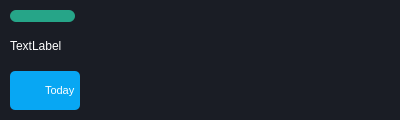
<?xml version="1.0" encoding="UTF-8"?>
<ui version="4.0">
 <class>TaskFrame</class>
 <widget class="QFrame" name="TaskFrame">
  <property name="geometry">
   <rect>
    <x>0</x>
    <y>0</y>
    <width>400</width>
    <height>120</height>
   </rect>
  </property>
  <property name="minimumSize">
   <size>
    <width>0</width>
    <height>120</height>
   </size>
  </property>
  <property name="maximumSize">
   <size>
    <width>16777215</width>
    <height>120</height>
   </size>
  </property>
  <property name="windowTitle">
   <string>Frame</string>
  </property>
  <property name="styleSheet">
   <string notr="true">background-color: #1a1d25;
border-radius: 10px;
color: #ffffff;</string>
  </property>
  <layout class="QVBoxLayout" name="verticalLayout">
   <property name="spacing">
    <number>5</number>
   </property>
   <property name="leftMargin">
    <number>10</number>
   </property>
   <property name="topMargin">
    <number>10</number>
   </property>
   <property name="rightMargin">
    <number>10</number>
   </property>
   <property name="bottomMargin">
    <number>10</number>
   </property>
   <item alignment="Qt::AlignLeft">
    <widget class="QFrame" name="line">
     <property name="minimumSize">
      <size>
       <width>65</width>
       <height>12</height>
      </size>
     </property>
     <property name="maximumSize">
      <size>
       <width>16777215</width>
       <height>12</height>
      </size>
     </property>
     <property name="styleSheet">
      <string notr="true">border-radius: 6px;
background-color: #26a588;</string>
     </property>
     <property name="frameShape">
      <enum>QFrame::NoFrame</enum>
     </property>
     <property name="frameShadow">
      <enum>QFrame::Raised</enum>
     </property>
    </widget>
   </item>
   <item>
    <widget class="QFrame" name="titleBox">
     <property name="styleSheet">
      <string notr="true">border-radius: none;
</string>
     </property>
     <property name="frameShape">
      <enum>QFrame::NoFrame</enum>
     </property>
     <property name="frameShadow">
      <enum>QFrame::Raised</enum>
     </property>
     <layout class="QVBoxLayout" name="verticalLayout_23">
      <property name="spacing">
       <number>0</number>
      </property>
      <property name="leftMargin">
       <number>0</number>
      </property>
      <property name="topMargin">
       <number>0</number>
      </property>
      <property name="rightMargin">
       <number>0</number>
      </property>
      <property name="bottomMargin">
       <number>0</number>
      </property>
      <item>
       <widget class="QLabel" name="heading">
        <property name="font">
         <font>
          <pointsize>9</pointsize>
         </font>
        </property>
        <property name="text">
         <string>TextLabel</string>
        </property>
        <property name="textInteractionFlags">
         <set>Qt::LinksAccessibleByMouse|Qt::TextSelectableByKeyboard|Qt::TextSelectableByMouse</set>
        </property>
       </widget>
      </item>
     </layout>
    </widget>
   </item>
   <item>
    <widget class="QFrame" name="bottomBox">
     <property name="styleSheet">
      <string notr="true"/>
     </property>
     <property name="frameShape">
      <enum>QFrame::NoFrame</enum>
     </property>
     <property name="frameShadow">
      <enum>QFrame::Raised</enum>
     </property>
     <layout class="QHBoxLayout" name="horizontalLayout_9">
      <property name="spacing">
       <number>10</number>
      </property>
      <property name="leftMargin">
       <number>0</number>
      </property>
      <property name="topMargin">
       <number>0</number>
      </property>
      <property name="rightMargin">
       <number>0</number>
      </property>
      <property name="bottomMargin">
       <number>0</number>
      </property>
      <item alignment="Qt::AlignLeft">
       <widget class="QFrame" name="deadlineBox">
        <property name="styleSheet">
         <string notr="true">border-radius: 5px;
background-color: #08a7f3;</string>
        </property>
        <property name="frameShape">
         <enum>QFrame::NoFrame</enum>
        </property>
        <property name="frameShadow">
         <enum>QFrame::Raised</enum>
        </property>
        <layout class="QHBoxLayout" name="horizontalLayout_10">
         <property name="spacing">
          <number>5</number>
         </property>
         <property name="leftMargin">
          <number>5</number>
         </property>
         <property name="topMargin">
          <number>5</number>
         </property>
         <property name="rightMargin">
          <number>5</number>
         </property>
         <property name="bottomMargin">
          <number>5</number>
         </property>
         <item>
          <widget class="QFrame" name="deadlineIcon">
           <property name="minimumSize">
            <size>
             <width>25</width>
             <height>25</height>
            </size>
           </property>
           <property name="maximumSize">
            <size>
             <width>25</width>
             <height>25</height>
            </size>
           </property>
           <property name="styleSheet">
            <string notr="true">background-image: url(../icons/clock.png);
background-position: center;
background-repeat: no-repeat;
border: none;	
background-color: transparent;</string>
           </property>
           <property name="frameShape">
            <enum>QFrame::NoFrame</enum>
           </property>
           <property name="frameShadow">
            <enum>QFrame::Raised</enum>
           </property>
          </widget>
         </item>
         <item>
          <widget class="QLabel" name="deadline">
           <property name="font">
            <font>
             <pointsize>8</pointsize>
            </font>
           </property>
           <property name="text">
            <string>Today</string>
           </property>
           <property name="textInteractionFlags">
            <set>Qt::LinksAccessibleByMouse|Qt::TextSelectableByKeyboard|Qt::TextSelectableByMouse</set>
           </property>
          </widget>
         </item>
        </layout>
       </widget>
      </item>
      <item alignment="Qt::AlignRight">
       <widget class="QFrame" name="btnsBox">
        <property name="styleSheet">
         <string notr="true">border-radius: none;</string>
        </property>
        <property name="frameShape">
         <enum>QFrame::NoFrame</enum>
        </property>
        <property name="frameShadow">
         <enum>QFrame::Raised</enum>
        </property>
        <layout class="QHBoxLayout" name="horizontalLayout_11">
         <property name="spacing">
          <number>15</number>
         </property>
         <property name="leftMargin">
          <number>5</number>
         </property>
         <property name="topMargin">
          <number>5</number>
         </property>
         <property name="rightMargin">
          <number>5</number>
         </property>
         <property name="bottomMargin">
          <number>5</number>
         </property>
         <item>
          <widget class="QPushButton" name="readMoreBtn">
           <property name="minimumSize">
            <size>
             <width>25</width>
             <height>25</height>
            </size>
           </property>
           <property name="maximumSize">
            <size>
             <width>25</width>
             <height>25</height>
            </size>
           </property>
           <property name="styleSheet">
            <string notr="true">background-image: url(../icons/readMore.png);
background-position: center;
background-repeat: no-repeat;
border: none;
background-color: transparent;</string>
           </property>
           <property name="text">
            <string/>
           </property>
          </widget>
         </item>
         <item>
          <widget class="QPushButton" name="deleteBtn">
           <property name="minimumSize">
            <size>
             <width>25</width>
             <height>25</height>
            </size>
           </property>
           <property name="maximumSize">
            <size>
             <width>25</width>
             <height>25</height>
            </size>
           </property>
           <property name="styleSheet">
            <string notr="true">background-image: url(../icons/remove.png);
background-position: center;
background-repeat: no-repeat;
border: none;	
background-color: transparent;
</string>
           </property>
           <property name="text">
            <string/>
           </property>
          </widget>
         </item>
         <item>
          <widget class="QPushButton" name="doneBtn">
           <property name="minimumSize">
            <size>
             <width>25</width>
             <height>25</height>
            </size>
           </property>
           <property name="maximumSize">
            <size>
             <width>25</width>
             <height>25</height>
            </size>
           </property>
           <property name="styleSheet">
            <string notr="true">background-image: url(../icons/tick2.png);
background-position: center;
background-repeat: no-repeat;
border: none;	
background-color: transparent;
</string>
           </property>
           <property name="text">
            <string/>
           </property>
          </widget>
         </item>
        </layout>
       </widget>
      </item>
     </layout>
    </widget>
   </item>
  </layout>
 </widget>
 <resources/>
 <connections/>
</ui>
